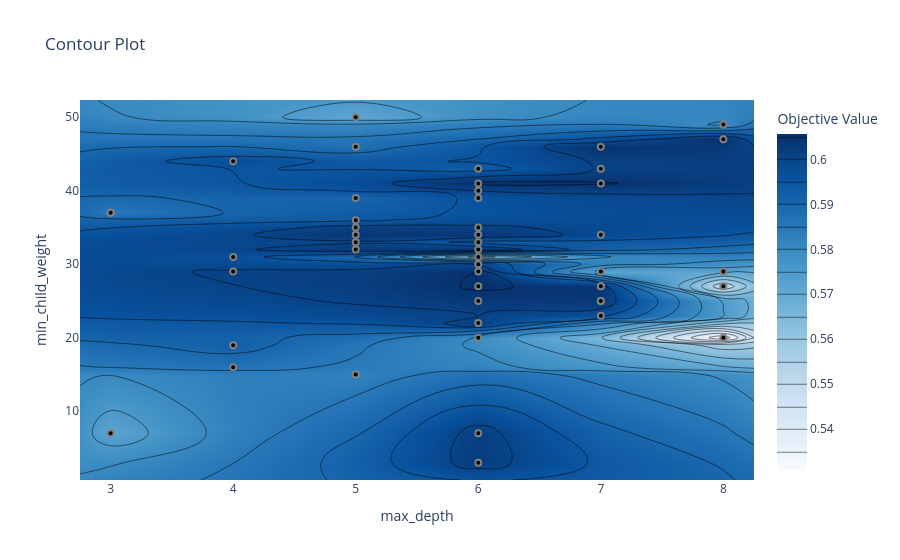

The cell this chart's notebook holds for it:
### Code cell
plot_contour(study, params=["max_depth", "min_child_weight"])

### Figure 1 — Plotly figure (JSON) as saved in the notebook; plotly's stock layout.template omitted (floating-point values rounded to 4 significant figures; data arrays with more than 128 entries replaced by an {"elided": "..."} marker saying what was removed)
{"data": [{"colorbar": {"title": {"text": "Objective Value"}}, "colorscale": [[0, "rgb(247,251,255)"], [0.125, "rgb(222,235,247)"], [0.25, "rgb(198,219,239)"], [0.375, "rgb(158,202,225)"], [0.5, "rgb(107,174,214)"], [0.625, "rgb(66,146,198)"], [0.75, "rgb(33,113,181)"], [0.875, "rgb(8,81,156)"], [1, "rgb(8,48,107)"]], "connectgaps": true, "contours": {"coloring": "heatmap"}, "hoverinfo": "none", "line": {"smoothing": 1.3}, "reversescale": false, "type": "contour", "x": [2.75, 3, 4, 5, 6, 7, 8, 8.25], "y": [0.65, 3, 7, 15, 16, 19, 20, 22, 23, 25, 27, 29, 30, 31, 32, 33, 34, 35, 36, 37, 39, 40, 41, 43, 44, 46, 47, 49, 50, 52.35], "z": {"elided": "30x8 float values"}}, {"marker": {"color": "black", "line": {"color": "Gray", "width": 2}}, "mode": "markers", "name": "Feasible Trial", "showlegend": false, "type": "scatter", "x": [3, 4, 8, 7, 5, 4, 8, 8, 7, 3, 6, 6, 6, 6, 7, 7, 5, 5, 7, 6, 7, 7, 6, 6, 5, 6, 6, 4, 5, 6, 5, 5, 6, 6, 6, 6, 6, 4, 5, 8, 3, 5, 7, 5, 4, 6, 6, 7, 7, 8], "y": [7, 31, 49, 43, 15, 19, 29, 20, 27, 37, 3, 7, 27, 25, 34, 25, 39, 15, 25, 43, 29, 23, 32, 34, 34, 39, 33, 44, 36, 20, 50, 32, 29, 30, 40, 31, 22, 16, 46, 27, 37, 35, 27, 33, 29, 35, 41, 41, 46, 47]}, {"marker": {"color": "#cccccc", "line": {"color": "Gray", "width": 2}}, "mode": "markers", "name": "Infeasible Trial", "showlegend": false, "type": "scatter", "x": [], "y": []}], "layout": {"title": {"text": "Contour Plot"}, "xaxis": {"range": [2.75, 8.25], "title": {"text": "max_depth"}}, "yaxis": {"range": [0.65, 52.35], "title": {"text": "min_child_weight"}}}}
